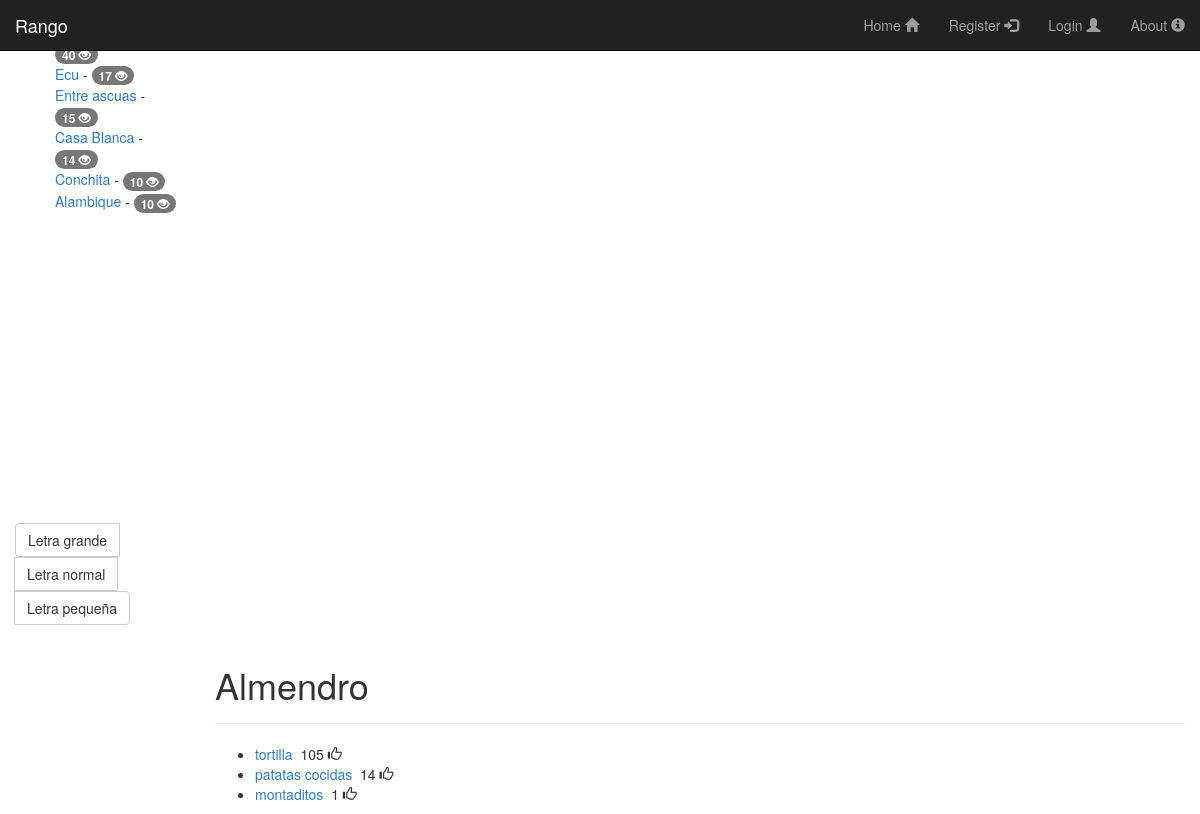
The page /rango/bar/almendro/ on the database its author committed.
### rango/models.py (models this page shows, shortened)
class Bar(models.Model):
    nombre = models.CharField(max_length=128, unique=True)
    direccion = models.CharField(max_length=200)
    numero_visitas = models.IntegerField(default=0)
    slug = models.SlugField()
    def save(self, *args, **kwargs):
        self.slug = slugify(self.nombre)
        super(Bar, self).save(*args, **kwargs)

class Tapas(models.Model):
    bar = models.ForeignKey(Bar)
    nombre = models.CharField(max_length=100)
    votos = models.IntegerField(default = 0)
    slug = models.SlugField()
    picture = models.ImageField(upload_to='bares/', blank = True)

### rango/views.py (the view)
# urls.py: url(r'^bar/(?P<bar_name_slug>[\w\-]+)/$', views.bares,name='bares'),
def bares(request, bar_name_slug):
    context_dict = {}
    try:
        b = Bar.objects.get(slug=bar_name_slug)
        context_dict['bar_direccion'] = b.direccion
        context_dict['bar_nombre'] = b.nombre
        b.numero_visitas += 1
        b.save()
        tapa = Tapas.objects.filter(bar = b)
        context_dict['tapa'] = tapa
        context_dict['bar'] = b
        bar_list =  Bar.objects.order_by('-numero_visitas')
        context_dict['bares'] = bar_list
    except Bar.DoesNotExist:
        pass
    return render(request, 'rango/bares.html', context_dict)

### templates/rango/bares.html (shortened to what this page needs)
{% extends 'rango/base.html' %}
{% load easy_maps_tags %}
{% block body_block %}
      {%if bar %}
      <div class="page-header">
        <h1>{{ bar_nombre }}</h1>
      </div>
        {% if tapa %}
          <ul>
            {%for t in tapa %}
            <li><a href="/rango/bar/{{bar.slug}}/tapas/{{t.slug}}/">{{ t.nombre }}</a>&nbsp;
                {{ t.votos }} <span class="glyphicon glyphicon-thumbs-up"></span>
            </li>
            {%endfor%}
          </ul>
        {%else%}
            <strong>No hay tapas en este bar</strong>
        {% endif %}
      {%else%}
        El bar {{ bar_nombre}} no existe
      {%endif%}
{% endblock %}

### templates/rango/base.html (shortened to what this page needs)
<!DOCTYPE html>
{% load staticfiles %}
<html lang="es">
  <head>
    <link href="{% static 'bootstrap/css/bootstrap.min.css' %}" rel="stylesheet">
    <link href="http://getbootstrap.com/examples/dashboard/dashboard.css" rel="stylesheet">
  </head>
  <body>
    <div class="navbar navbar-inverse navbar-fixed-top" role="navigation">
        <div class="container-fluid">
            <div class="navbar-header">
                <a class="navbar-brand" href="/rango/">Rango</a>
            </div>
            <div class="navbar-collapse collapse">
                <ul class="nav navbar-nav navbar-right">
                    <li><a href="{% url 'index' %}">Home <span class="glyphicon glyphicon-home"></span></a></li>
                    {%if user.is_authenticated %}
                      <li><a href="{% url 'logout' %}?next=/rango/">Logout <span class="glyphicon glyphicon-log-out"></span></a></li>
                      <li><a href="{% url 'add_bar' %}">Add a new Bar <span class="glyphicon glyphicon-plus"></span></a></li>
                    {%else%}
                      <li><a href="{%url 'registro'%}">Register <span class="glyphicon glyphicon-log-in"></span></a></li>
                      <li><a href="{% url 'login' %}">Login <span class="glyphicon glyphicon-user"></span></a></li>
                    {%endif%}
                    <li><a href="{% url 'about' %}">About <span class="glyphicon glyphicon-info-sign"></span></a></li>
                </ul>
            </div>
         </div>
      </div>
      <div class="container-fluid">
        <div class="row">
            <div class="col-sm-3 col-md-2 sidebar">
                {% block side_block %}
                    {% if bares %}
                        <ul>
                            {% for b in bares %}
                                <a href="/rango/bar/{{b.slug}}/">{{ b.nombre }} </a>- <span class="badge">{{ b.numero_visitas }} <span class="glyphicon glyphicon-eye-open"></span></span><br>
                            {% endfor %}
                        </ul>
                    {% endif %}
                {% endblock %}
                <div id="container" style="height: 300px"></div>
                <div class="btn-group" role="group">
                    <button type="button" class="btn btn-default" name="grande" id="grande" >Letra grande</button>
                    <button type="button" class="btn btn-default" name="normal" id="normal" >Letra normal</button>
                    <button type="button" class="btn btn-default" name="pequena" id="peque" >Letra pequeña</button>
                </div>
            </div>
            <div class="col-sm-9 col-sm-offset-3 col-md-10 col-md-offset-2 main">
              <div>
                {% block body_block %}{% endblock %}
              </div>
            </div>
        </div>
      </div>
    </body>
</html>

### rows shown on the page
Bar: numero_visitas "40"
Bar: nombre "Ecu", numero_visitas "17"
Bar: nombre "Entre ascuas", numero_visitas "15"
Bar: nombre "Casa Blanca", numero_visitas "14"
Bar: nombre "Conchita", numero_visitas "10"
Bar: nombre "Alambique", numero_visitas "10"
Bar: nombre "Almendro"
Tapas: nombre "tortilla", votos "105"
Tapas: nombre "patatas cocidas", votos "14"
Tapas: nombre "montaditos", votos "1"
